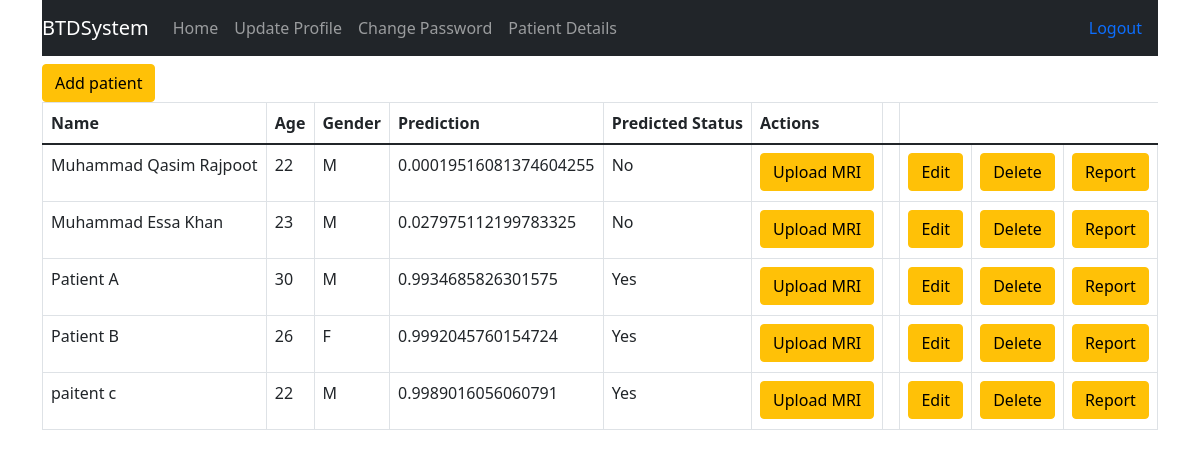
The app's page /user/Patient with its own data.
### main.py (models this page shows, shortened)
class Patient(db.Model):
    id = db.Column(db.Integer, primary_key=True)
    name = db.Column(db.String(100))
    age = db.Column(db.Integer)
    gender = db.Column(db.String(10))
    mri_image = db.Column(db.String(100))
    anomaly_score = db.Column(db.Float)

### main.py (the view)
@app.route('/user/Patient' , methods=['GET', 'POST'])
def show_Patients():
    patients = Patient.query.all()
    return render_template('user/Patient.html', patients=patients)

### templates/user/Patient.html
{% extends "user/layout.html"%}
{% block content %}
<div class="container">
    {% include 'user/navbar.html' %}
    <div class="my-2">
        <div class="table-responsive">
            <table class="table table-bordered">
                <thead>
                    <tr>
                        <th>Name</th>
                        <th>Age</th>
                        <th>Gender</th>
				        <th>Prediction</th>
                        <th>Predicted Status</th>
                        <th>Actions</th>
                        <th></th>
                    </tr>
                </thead>
                <tbody>
                    {% for patient in patients %}
                    <tr>
                        <td>{{patient.name}}</td>
                        <td>{{patient.age}}</td>
                        <td>{{patient.gender}}</td>
				        <td>{{ patient.anomaly_score }}</td>
                        <td> {% if patient.anomaly_score is not none and patient.anomaly_score >= 1.0 %}
                            <p>WF</p>
                        {% elif patient.anomaly_score is not none and patient.anomaly_score >= 0.40 %}
                            <p>Yes</p>
                        {% else %}
                            <p>No</p>
                        {% endif %}
                        </td>
                        <td>
                            <a href="{{ url_for('upload_mri', id=patient.id) }}">
                            <button class="btn btn-warning">Upload MRI</button>
                        <td>
                        <td>
                            <a href="{{ url_for('edit_patient', id=patient.id) }}">
                            <button class="btn btn-warning">Edit</button>
                        <td>
                            <a href="{{ url_for('delete_patient', id=patient.id) }}">
                                <button class="btn btn-warning">Delete</button>
                        </a>
                        </td>
                        <td>
                            <a href="{{ url_for('patient_report', id=patient.id) }}">
                                <button class="btn btn-warning">Report</button>
                        </a>
                        </td>
                    </tr>
                    {% endfor %}
    <a href="{{ url_for('add_patient') }}">
    <button class="btn btn-warning">Add patient</button>
    </a>
</tbody>
</table>
</div>
</div>
</div>
{% endblock content %}

### records on screen
Patient: name "Muhammad Qasim Rajpoot", age "22", gender "M", anomaly_score "0.00019516081374604255", shows "No"
Patient: name "Muhammad Essa Khan", age "23", gender "M", anomaly_score "0.027975112199783325", shows "No"
Patient: name "Patient A", age "30", gender "M", anomaly_score "0.9934685826301575", shows "Yes"
Patient: name "Patient B", age "26", gender "F", anomaly_score "0.9992045760154724", shows "Yes"
Patient: name "paitent c", age "22", gender "M", anomaly_score "0.9989016056060791", shows "Yes"
